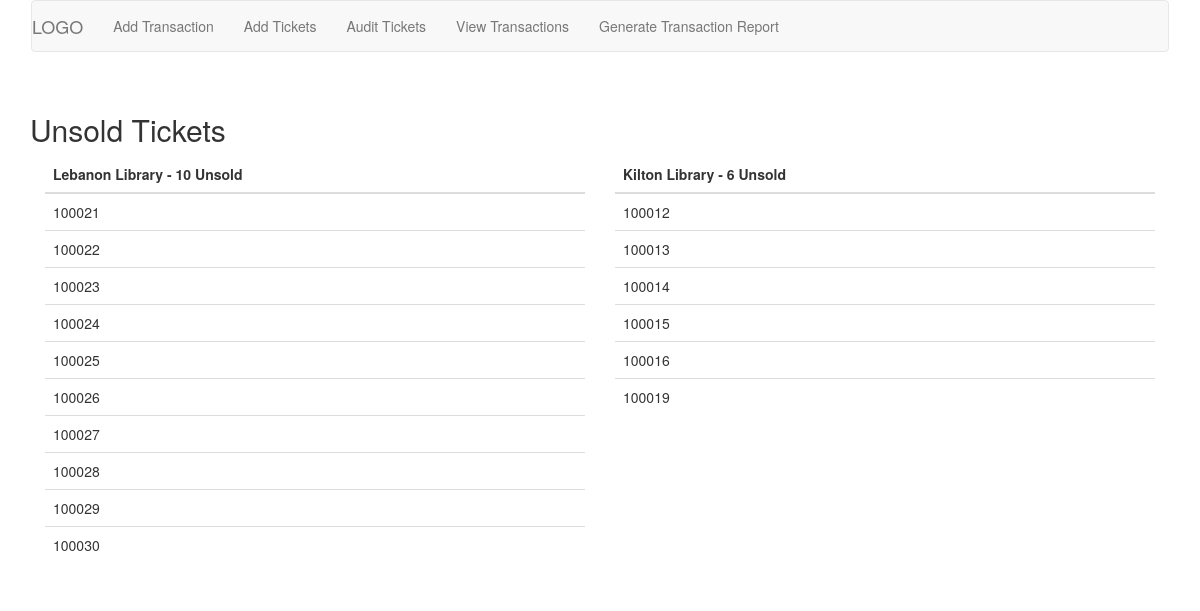
Screenshot of /tickets/audit/ with the database file from the repository.
### ticket_app/models.py (models this page shows, shortened)
class Locations(models.Model):
    class Meta:
        verbose_name_plural = "Locations"
    name = models.CharField(max_length=255, unique=True)

class Tickets(models.Model):
    class Meta:
        verbose_name_plural = "Tickets"
    ticket_number = models.PositiveIntegerField(unique=True)
    date_entered = models.DateField(auto_now_add=True)
    sold = models.BooleanField(default=False)
    date_sold = models.DateField(blank=True, null=True)
    location = models.ForeignKey(Locations)

### ticket_app/views.py (the view)
class TicketAudit(generic.ListView):
    queryset = Tickets.objects.exclude(sold=True)
    context_object_name = "tickets"
    template_name = "ticket_app/ticket_audit.html"
    def get_context_data(self, **kwargs):
        context = super(TicketAudit, self).get_context_data(**kwargs)
        location_dict = {}
        for location in Locations.objects.all():
            location_dict[location.id] = {
                'id': location.id,
                'name': location.name,
                'tickets':  Tickets.objects.filter(location = location.id).exclude(sold=True),
            }
        context['locations'] = location_dict
        return context

### ticket_app/templates/ticket_app/ticket_audit.html
{% include "ticket_app/header.html" %}
<h2>Unsold Tickets</h2>
               {% for location in locations.values %}
<div class="col-sm-6">
    <table class="table">
        <thead>
            <tr>
                <th>{{ location.name }} - {{ location.tickets | length }} Unsold</th>
            </tr>
        </thead>
        <tbody>
{% for ticket in location.tickets %}
            <tr>
                <td>{{ticket.ticket_number}}</td>
            </tr>
{% endfor %}
    </table>
</div>
{% endfor %}
{% include "ticket_app/footer.html" %}

### ticket_app/templates/ticket_app/header.html (shortened to what this page needs)
<!doctype html>
<html>
<head>
    {% load staticfiles %}
    <link rel="stylesheet" href="https://maxcdn.bootstrapcdn.com/bootstrap/3.3.4/css/bootstrap.min.css" type="text/css">
    <link rel="stylesheet" href="{% static 'ticket_app/css/style.css' %}" type="text/css">
</head>
<header>
    <nav class="navbar navbar-collapse">
        <div class="container-fluid">
            <div class="navbar navbar-default">
                <div class="navbar-header">
                    <a class="navbar-brand" href="/">LOGO</a>
                </div>
                <div class="collapse navbar-collapse" id="#navbar-collapse">
                    <ul class="nav navbar-nav">
                        <li><a href="/">Add Transaction</a><span class="sr-only">(current)</span> </li>
                        <li><a href="/tickets/">Add Tickets</a></li>
                        <li><a href="/tickets/audit/">Audit Tickets</a> </li>
                        <li><a href="/transactions/">View Transactions</a></li>
                        <li><a href="/report/">Generate Transaction Report</a></li>
                    </ul>
                </div>
            </div>
        </div>
    </nav>
</header>
<body>
<div class="container">

### ticket_app/templates/ticket_app/footer.html (shortened to what this page needs)
</div>
</body>
</html>

### rows the page displays
Locations: name "Lebanon Library"
Tickets: ticket_number "100021"
Tickets: ticket_number "100022"
Tickets: ticket_number "100023"
Tickets: ticket_number "100024"
Tickets: ticket_number "100025"
Tickets: ticket_number "100026"
Tickets: ticket_number "100027"
Tickets: ticket_number "100028"
Tickets: ticket_number "100029"
Tickets: ticket_number "100030"
Locations: name "Kilton Library"
Tickets: ticket_number "100012"
Tickets: ticket_number "100013"
Tickets: ticket_number "100014"
Tickets: ticket_number "100015"
Tickets: ticket_number "100016"
Tickets: ticket_number "100019"

### other values shown
{{ location.tickets | length }} "10" "6"
